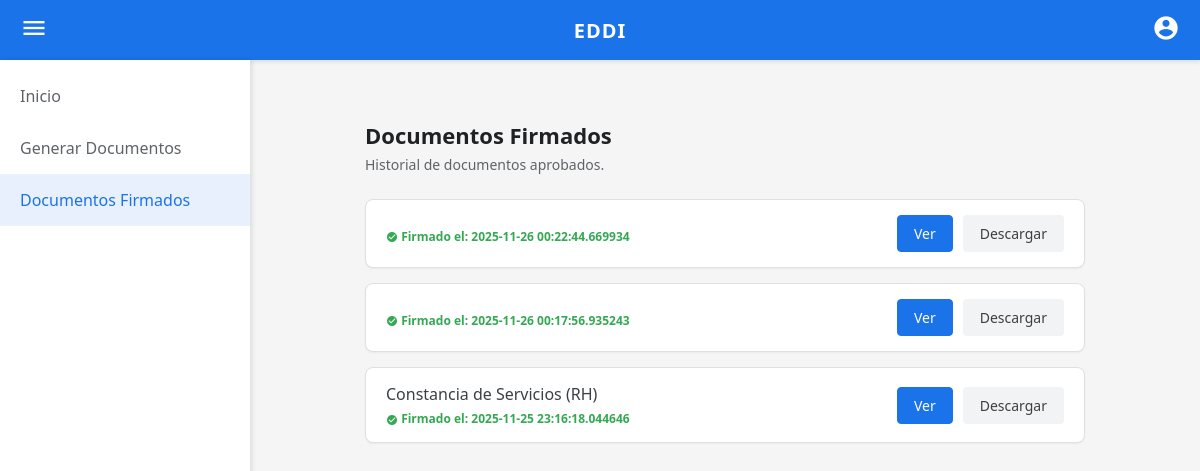
Page /documentos_firmados (signed in) on the earlier database version.
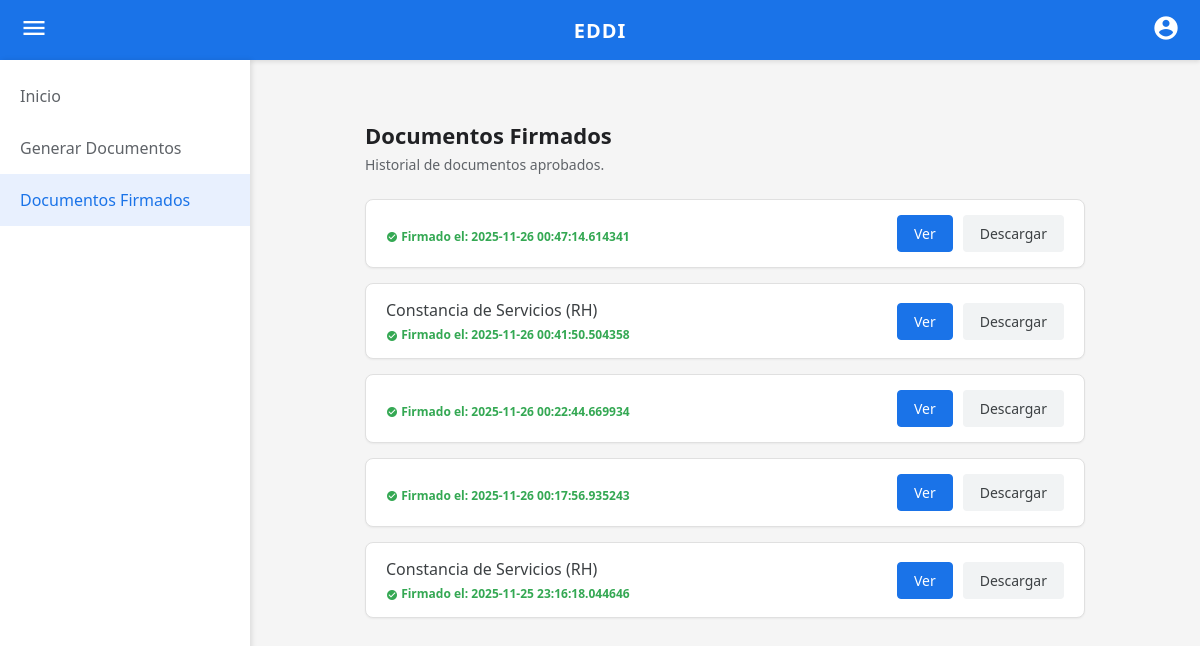
Same page on the later database version.
### tables this page shows
CREATE TABLE SolicitudesDocumentos (
    id_solicitud INTEGER PRIMARY KEY AUTOINCREMENT,
    id_docente_solicitante INTEGER NOT NULL,
    id_usuario_destinatario INTEGER NOT NULL,
    tipo_documento TEXT NOT NULL,
    estado TEXT DEFAULT 'Pendiente', 
    fecha_solicitud TEXT DEFAULT (date('now')),
    fecha_firma TEXT,
    motivo_rechazo TEXT,
    FOREIGN KEY (id_docente_solicitante) REFERENCES Docentes(id_docente),
    FOREIGN KEY (id_usuario_destinatario) REFERENCES Usuarios(id_usuario)
);

### app.py (the view)
@app.route('/documentos_firmados')
def documentos_firmados():
    if 'user_id' not in session: return redirect(url_for('login'))
    user_id = session['user_id']
    conn = get_db_connection()
    cursor = conn.cursor()
    query = """
        SELECT * FROM SolicitudesDocumentos
        WHERE id_docente_solicitante = ? AND estado = 'Firmado'
        ORDER BY fecha_firma DESC
    """
    cursor.execute(query, (user_id,))
    documentos = cursor.fetchall()
    conn.close()
    datos_docente = obtener_datos_docente_completo(user_id)
    return render_template('documentos_firmados.html', docente=datos_docente, documentos=documentos)

### app.py (called while the page is built)
def get_db_connection():
    base_dir = os.path.abspath(os.path.dirname(__file__))
    db_path = os.path.join(base_dir, 'EDDI.db')
    conn = sqlite3.connect(db_path)
    conn.row_factory = sqlite3.Row
    return conn

def obtener_datos_docente_completo(user_id):
    conn = get_db_connection()
    cursor = conn.cursor()
    query = """
        SELECT d.*, i.nombre_institucion, p.nombre_plaza, p.clave_presupuestal, dept.nombre AS departamento
        FROM Docentes d
        JOIN Instituciones i ON d.id_institucion = i.id_institucion
        JOIN Plazas p ON d.id_plaza = p.id_plaza
        JOIN Departamentos dept ON d.id_departamento = dept.id_departamento
        WHERE d.id_docente = ?
    """
    cursor.execute(query, (user_id,))
    datos = cursor.fetchone()
    conn.close()
    return datos

### templates/documentos_firmados.html (shortened to what this page needs)
<!DOCTYPE html>
<html lang="es">
<head>
    <link rel="stylesheet" href="{{ url_for('static', filename='dashboard.css') }}">
</head>
<body>
    <header class="main-header">
        <div class="icon-container" id="menu-toggle-btn"><span class="material-icons">menu</span></div>
        <div class="logo-text">EDDI</div>
        <div class="icon-container"><span class="material-icons">account_circle</span></div>
    </header>
    <div id="sidebar" class="sidebar show">
        <a href="{{ url_for('dashboard') }}" class="sidebar-link">Inicio</a>
        {% if session['rol'] == 'docente' %}
            <a href="{{ url_for('generar_documentos') }}" class="sidebar-link">Generar Documentos</a>
            <a href="{{ url_for('documentos_firmados') }}" class="sidebar-link active">Documentos Firmados</a>
        {% endif %}
    </div>
    <main class="main-content-fixed">
        <div class="docs-container">
            <h2>Documentos Firmados</h2>
            <p class="subtitle">Historial de documentos aprobados.</p>
            <div class="docs-list">
                {% if documentos %}
                    {% for doc in documentos %}
                    <div class="doc-item">
                        <div style="display:flex; flex-direction:column;">
                            <span class="doc-name">{% if doc.tipo_documento == 'constancia_rh' %}Constancia de Servicios (RH){% endif %}</span>
                            <span style="font-size: 12px; color: #34a853; margin-top: 5px; font-weight: bold;">
                                <span class="material-icons" style="font-size: 12px; vertical-align: middle;">check_circle</span>
                                Firmado el: {{ doc.fecha_firma }}
                            </span>
                        </div>
                        <div class="doc-buttons">
                            <a href="{{ url_for('ver_documento', tipo=doc.tipo_documento, id_solicitud=doc.id_solicitud) }}" target="_blank" class="btn-preview">Ver</a>
                            <a href="{{ url_for('descargar_documento', tipo=doc.tipo_documento, id_solicitud=doc.id_solicitud) }}" class="btn-download">Descargar</a>
                        </div>
                    </div>
                    {% endfor %}
                {% else %}
                    <div class="docs-list-placeholder"><p style="color: #666; font-style: italic;">Aún no tienes documentos firmados.</p></div>
                {% endif %}
            </div>
        </div>
    </main>
</body>
</html>

Differences in the rows shown:
added SolicitudesDocumentos: fecha_firma "2025-11-26 00:47:14.614341"
now on this page (row edited): SolicitudesDocumentos: tipo_documento "Constancia de Servicios (RH)", fecha_firma "2025-11-26 00:41:50.504358"
